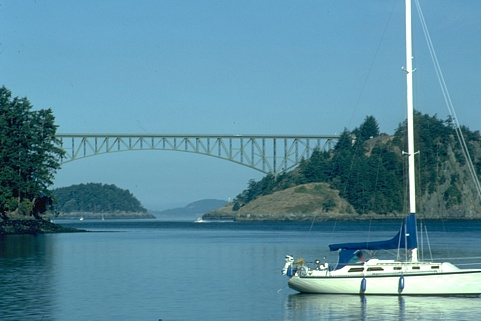
#> input picture BSDS_small/train/22090.jpg, 481 x 321 px
$ python prueba.py
#> lines starting #> are read from the running program, lines starting #| are printed output that depends on the picture
from skimage import io, color
import matplotlib.pyplot as plt
import numpy as np
import cv2
from Segment import k_means ,gmm
from sklearn.mixture import GaussianMixture as GMM
from sklearn.cluster import AgglomerativeClustering as AC
img = 'BSDS_small/train/22090.jpg'
rgb = io.imread(img)
#> rgb is the input picture: shape (321, 481, 3); mean R, G, B 91.3, 141.3, 159.3
new = color.rgb2hsv(rgb)
#> new: shape (321, 481, 3) float64; mean of channels 0, 1, 2 0.529, 0.465, 0.63

# res=np.zeros([len(new),len(new[0])])
fator=0.05
for i in range(0,len(new)):
    a=[]
    for j in range(0,len(new[0])):
        if j==0:
            a=[*new[i][j],*[fator*i/len(new),fator*j/len(new[0])]]
        elif j==1:
            a=[a,[*new[i][j],*[fator*i/len(new),fator*j/len(new[0])]]]
        else:
            a=[*a,[*new[i][j],*[fator*i/len(new),fator*j/len(new[0])]]]
    if i==0:
        b=a
    elif i==1:
        b=[b,a]
    else:
        b=[*b,a]

b=np.array(b)
# print(b[1])
# img = cv2.imread('home.jpg')
Z = b.reshape((-1,len(b[0][0])))
# print(Z)

# convert to np.float32
Z = np.float32(Z)

# define criteria, number of clusters(K) and apply kmeans()
criteria = (cv2.TERM_CRITERIA_EPS + cv2.TERM_CRITERIA_MAX_ITER, 10, 1.0)
K = 14
ret,label,center=cv2.kmeans(Z,K,None,criteria,10,cv2.KMEANS_RANDOM_CENTERS)
#> ret = 1230.8; center = 14 rows, first 6: [0.477, 0.302, 0.385, 0.031, 0.0362], [0.917, 0.00787, 0.996, 0.0417, 0.0425], [0.553, 0.445, 0.753, 0.018, 0.0226], [0.496, 0.51, 0.288, 0.0282, 0.0271], [0.541, 0.445, 0.566, 0.037, 0.0249], [0.581, 0.659, 0.135, 0.0305, 0.00256]

# Now convert back into uint8, and make original image
center = np.uint8(center)
#> center = 14 rows, first 6: [0, 0, 0, 0, 0], [0, 0, 0, 0, 0], [0, 0, 0, 0, 0], [0, 0, 0, 0, 0], [0, 0, 0, 0, 0], [0, 0, 0, 0, 0]
res = center[label.flatten()]
res2 = res.reshape((b.shape))
img_labels=label.reshape((b.shape[0],b.shape[1]))
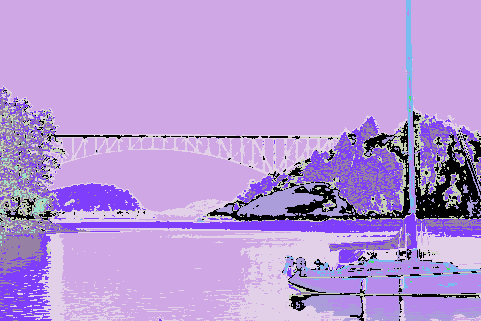
#> img_labels: shape (321, 481) int32; 14 distinct labels, from 0 to 13; one colour per label, 0 black
# [13 lines of commented-out code are left out]
scale_percent = 40 # percent of original size
width = int(rgb.shape[1] * scale_percent / 100)
#> width = 192
height = int(rgb.shape[0] * scale_percent / 100)
#> height = 128
dim = (width, height)
#> dim = (192, 128)

resized = cv2.resize(rgb, dim, interpolation = cv2.INTER_AREA)
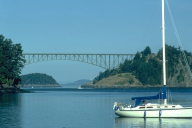
#> resized: shape (128, 192, 3); mean R, G, B 91.3, 141.3, 159.3
Z_2=resized.reshape((-1,len(resized[0][0])))
print(Z_2)
#> (printed output is left out)
#> (the run stopped early here; a loop or call above may not have finished)

$ run again, with BSDS_small/train/12003.jpg copied over BSDS_small/train/22090.jpg
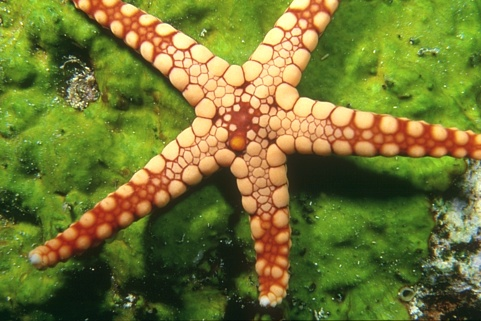
#> input picture BSDS_small/train/12003.jpg, 481 x 321 px
#> rgb is the input picture: shape (321, 481, 3); mean R, G, B 114.1, 118.7, 50.3
#> new: shape (321, 481, 3) float64; mean of channels 0, 1, 2 0.199, 0.629, 0.527
#> `ret,label,center=cv2.kmeans(Z,K,None,criteria,10,cv2.KMEANS_RANDOM_CEN..`: ret = 2091.3; center = 14 rows, first 6: [0.0862, 0.568, 0.866, 0.0207, 0.0259], [0.258, 0.271, 0.422, 0.0362, 0.0362], [0.232, 0.439, 0.957, 0.00966, 0.0474], [0.131, 0.336, 0.997, 0.0114, 0.0243], [0.273, 0.498, 0.156, 0.0374, 0.0236], [0.19, 0.361, 0.702, 0.0267, 0.0306]
#> `center = np.uint8(center)`: center = 14 rows, first 6: [0, 0, 0, 0, 0], [0, 0, 0, 0, 0], [0, 0, 0, 0, 0], [0, 0, 0, 0, 0], [0, 0, 0, 0, 0], [0, 0, 0, 0, 0]
#> `img_labels=label.reshape((b.shape[0],b.shape[1]))`:
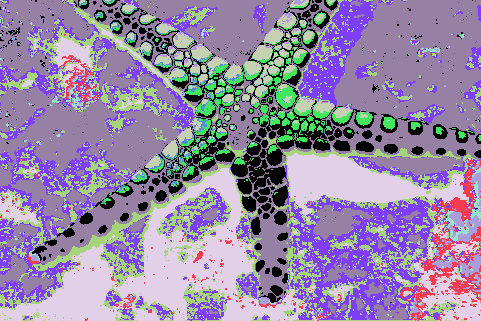
#> img_labels: shape (321, 481) int32; 14 distinct labels, from 0 to 13; one colour per label, 0 black
#> `resized = cv2.resize(rgb, dim, interpolation = cv2.INTER_AREA)`:
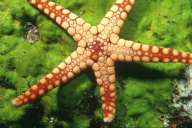
#> resized: shape (128, 192, 3); mean R, G, B 114.1, 118.7, 50.3
#> (printed output is left out)

$ run again, with BSDS_small/train/12074.jpg copied over BSDS_small/train/22090.jpg
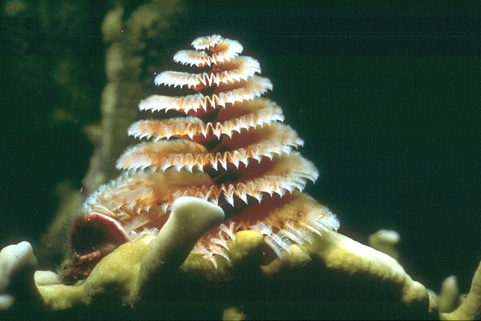
#> input picture BSDS_small/train/12074.jpg, 481 x 321 px
#> rgb is the input picture: shape (321, 481, 3); mean R, G, B 65.2, 80.3, 59.3
#> new: shape (321, 481, 3) float64; mean of channels 0, 1, 2 0.333, 0.531, 0.332
#> `ret,label,center=cv2.kmeans(Z,K,None,criteria,10,cv2.KMEANS_RANDOM_CEN..`: ret = 1412; center = 14 rows, first 6: [0.327, 0.243, 0.273, 0.0257, 0.0204], [0.126, 0.492, 0.694, 0.0322, 0.0224], [0.427, 0.122, 0.761, 0.024, 0.0217], [0.386, 0.482, 0.197, 0.035, 0.0227], [0.455, 0.159, 0.583, 0.0214, 0.0244], [0.0844, 0.677, 0.599, 0.0303, 0.0218]
#> `center = np.uint8(center)`: center = 14 rows, first 6: [0, 0, 0, 0, 0], [0, 0, 0, 0, 0], [0, 0, 0, 0, 0], [0, 0, 0, 0, 0], [0, 0, 0, 0, 0], [0, 0, 0, 0, 0]
#> `img_labels=label.reshape((b.shape[0],b.shape[1]))`:
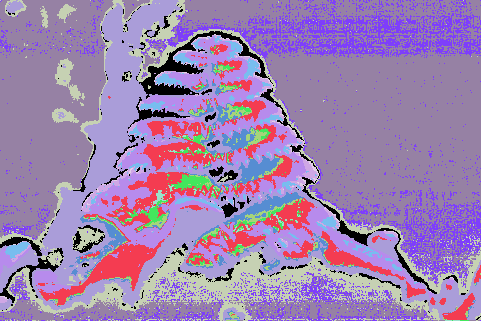
#> img_labels: shape (321, 481) int32; 14 distinct labels, from 0 to 13; one colour per label, 0 black
#> `resized = cv2.resize(rgb, dim, interpolation = cv2.INTER_AREA)`:
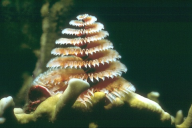
#> resized: shape (128, 192, 3); mean R, G, B 65.2, 80.4, 59.3
#> (printed output is left out)

$ run again, with BSDS_small/train/15004.jpg copied over BSDS_small/train/22090.jpg
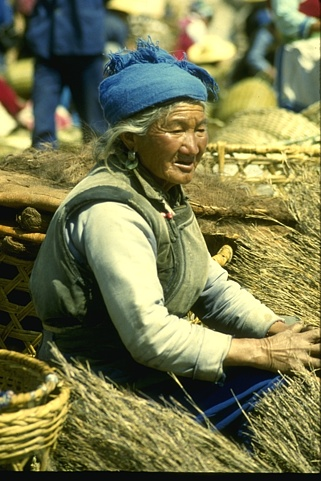
#> input picture BSDS_small/train/15004.jpg, 321 x 481 px
#> rgb is the input picture: shape (481, 321, 3); mean R, G, B 118, 118.8, 78.1
#> new: shape (481, 321, 3) float64; mean of channels 0, 1, 2 0.236, 0.476, 0.496
#> `ret,label,center=cv2.kmeans(Z,K,None,criteria,10,cv2.KMEANS_RANDOM_CEN..`: ret = 3314.5; center = 14 rows, first 6: [0.227, 0.623, 0.144, 0.0297, 0.0186], [0.123, 0.79, 0.595, 0.0278, 0.0162], [0.143, 0.439, 0.822, 0.0246, 0.0305], [0.141, 0.6, 0.497, 0.0264, 0.0282], [0.203, 0.352, 0.468, 0.0268, 0.0268], [0.597, 0.649, 0.424, 0.0107, 0.0175]
#> `center = np.uint8(center)`: center = 14 rows, first 6: [0, 0, 0, 0, 0], [0, 0, 0, 0, 0], [0, 0, 0, 0, 0], [0, 0, 0, 0, 0], [0, 0, 0, 0, 0], [0, 0, 0, 0, 0]
#> `img_labels=label.reshape((b.shape[0],b.shape[1]))`:
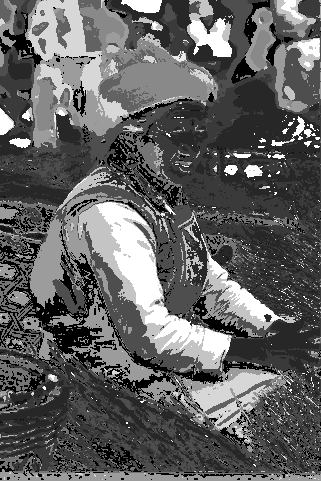
#> img_labels: shape (481, 321) int32; min 0, max 13, mean 4.95; drawn with min black and max white
#> `resized = cv2.resize(rgb, dim, interpolation = cv2.INTER_AREA)`:
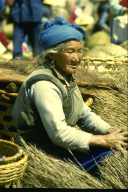
#> resized: shape (192, 128, 3); mean R, G, B 118, 118.8, 78.1
#> (printed output is left out)
